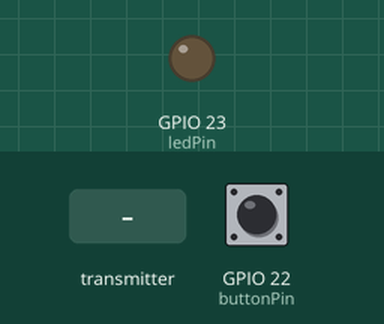
This sketch was run on a simulated ESP32. Shown: output pins drawn as LEDs (lit = HIGH). The inputs (shaded band) are chosen by the test bench; at power-on: GPIO 22 (buttonPin) HIGH.

Above: at 1.2 s.
1.3 s: the transmitter starts sending ledStatus = 1
At 2.6 s:
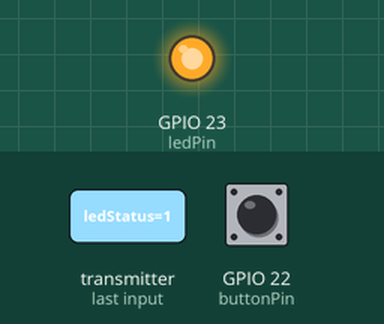
4.4 s: the transmitter starts sending ledStatus = 0
At 4.9 s:
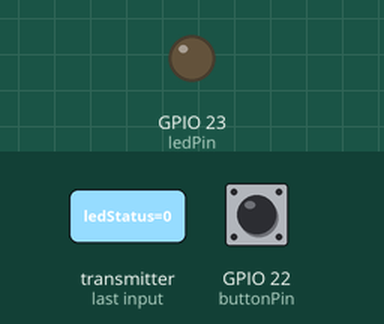
Timing chart, 0 to 7.4 s (numbered marks = the images above; inputs shaded):
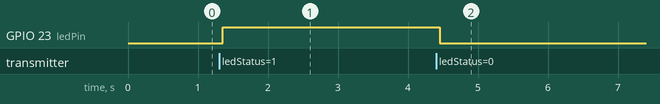

The sketch:

12345.ino
```cpp
#include <esp_now.h>
#include <WiFi.h>
// --- CONFIGURATION ---
// BOARD 1 MAC: B0:CB:D8:8A:69:E8
// BOARD 2 MAC: E0:8C:FE:30:A8:9C
// --- CONFIGURATION ---
// Change this to the OTHER board's MAC address
uint8_t broadcastAddress[] = {0xE0, 0x8C, 0xFE, 0x30, 0xA8, 0x9C};

const int buttonPin = 22;
const int ledPin = 23;

typedef struct struct_message {
    bool ledStatus;
} struct_message;

struct_message sendData;
struct_message recvData;

esp_now_peer_info_t peerInfo;

void OnDataSent(const esp_now_send_info_t *send_info, esp_now_send_status_t status) {
  // Feedback handled in loop
}

void OnDataRecv(const esp_now_recv_info_t *info, const uint8_t *incomingData, int len) {
  memcpy(&recvData, incomingData, sizeof(recvData));
  // Physical LED follows the data exactly
  digitalWrite(ledPin, recvData.ledStatus);
}

void setup() {
  Serial.begin(115200);
  pinMode(ledPin, OUTPUT);
  pinMode(buttonPin, INPUT_PULLUP);

  WiFi.mode(WIFI_STA);
  if (esp_now_init() != ESP_OK) return;

  esp_now_register_send_cb(OnDataSent);
  esp_now_register_recv_cb(OnDataRecv);

  memcpy(peerInfo.peer_addr, broadcastAddress, 6);
  peerInfo.channel = 0;
  peerInfo.encrypt = false;
  esp_now_add_peer(&peerInfo);
}

// This tracks what we told the other board last.
// If it was HIGH (Released), and now it's LOW (Pressed), we send an update.
bool lastPhysicalState = HIGH;

void loop() {
  bool currentPhysicalState = digitalRead(buttonPin);

  // If the button moves at all (Pressed OR Released)
  if (currentPhysicalState != lastPhysicalState) {

    // If the pin is LOW, the button is physically DOWN. Send 'true'.
    // If the pin is HIGH, the button is physically UP. Send 'false'.
    sendData.ledStatus = (currentPhysicalState == LOW);

    esp_err_t result = esp_now_send(broadcastAddress, (uint8_t *) &sendData, sizeof(sendData));

    if (result == ESP_OK) {
      Serial.println(sendData.ledStatus ? "PUSH: Sending ON" : "RELEASE: Sending OFF");
    }

    // Update our tracker
    lastPhysicalState = currentPhysicalState;

    // 50ms debounce is crucial for momentary buttons to prevent "chatter"
    delay(50);
  }
}
```

Measured:
- after the input at 1.3 s, GPIO 23 (ledPin): LOW → HIGH after 0.05 s
- after the input at 4.4 s, GPIO 23 (ledPin): HIGH → LOW after 0.05 s
